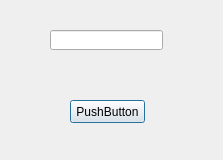
<?xml version="1.0" encoding="UTF-8"?>
<ui version="4.0">
 <class>frmEventos</class>
 <widget class="QDialog" name="frmEventos">
  <property name="geometry">
   <rect>
    <x>0</x>
    <y>0</y>
    <width>223</width>
    <height>160</height>
   </rect>
  </property>
  <property name="windowTitle">
   <string>Señales y Slots</string>
  </property>
  <widget class="QLineEdit" name="txtTexto">
   <property name="geometry">
    <rect>
     <x>50</x>
     <y>30</y>
     <width>113</width>
     <height>20</height>
    </rect>
   </property>
  </widget>
  <widget class="QPushButton" name="btnCambiar">
   <property name="geometry">
    <rect>
     <x>70</x>
     <y>100</y>
     <width>75</width>
     <height>23</height>
    </rect>
   </property>
   <property name="text">
    <string>PushButton</string>
   </property>
  </widget>
 </widget>
 <resources/>
 <connections>
  <connection>
   <sender>btnCambiar</sender>
   <signal>clicked()</signal>
   <receiver>txtTexto</receiver>
   <slot>clear()</slot>
   <hints>
    <hint type="sourcelabel">
     <x>98</x>
     <y>111</y>
    </hint>
    <hint type="destinationlabel">
     <x>126</x>
     <y>46</y>
    </hint>
   </hints>
  </connection>
 </connections>
</ui>
